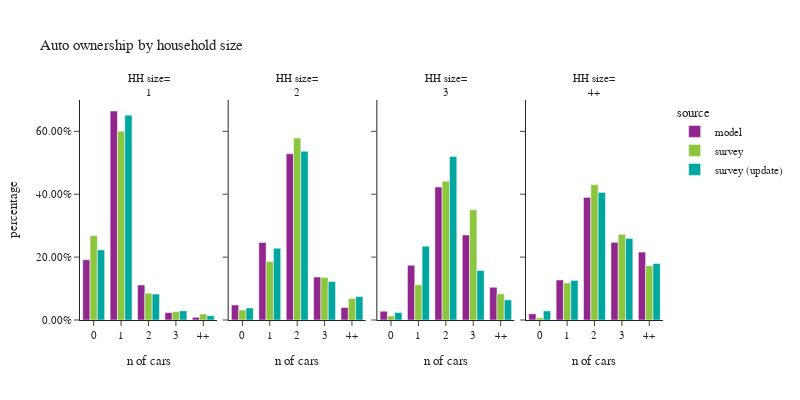

Notebook code cell kept with this figure:
### Code cell
plot_auto(hh,'hhsize_simple','household size', 'HH size')

### Figure 1 — Plotly figure (JSON) as saved in the notebook; plotly's stock layout.template omitted (floating-point values rounded to 4 significant figures)
{"data": [{"alignmentgroup": "True", "customdata": [[92637], [320881], [53742], [11361], [4113]], "hovertemplate": "source=model<br>hhsize_simple=1<br>auto_ownership_simple=%{x}<br>percentage=%{y}<br>sample count=%{customdata[0]}<extra></extra>", "legendgroup": "model", "marker": {"color": "#91268F", "pattern": {"shape": ""}}, "name": "model", "offsetgroup": "model", "orientation": "v", "showlegend": true, "textposition": "auto", "type": "bar", "x": ["0", "1", "2", "3", "4+"], "xaxis": "x", "y": [0.1919, 0.6647, 0.1113, 0.02353, 0.00852], "yaxis": "y"}, {"alignmentgroup": "True", "customdata": [[27928], [143804], [308127], [79767], [23201]], "hovertemplate": "source=model<br>hhsize_simple=2<br>auto_ownership_simple=%{x}<br>percentage=%{y}<br>sample count=%{customdata[0]}<extra></extra>", "legendgroup": "model", "marker": {"color": "#91268F", "pattern": {"shape": ""}}, "name": "model", "offsetgroup": "model", "orientation": "v", "showlegend": false, "textposition": "auto", "type": "bar", "x": ["0", "1", "2", "3", "4+"], "xaxis": "x2", "y": [0.04792, 0.2467, 0.5287, 0.1369, 0.03981], "yaxis": "y2"}, {"alignmentgroup": "True", "customdata": [[7649], [47551], [115268], [73697], [28339]], "hovertemplate": "source=model<br>hhsize_simple=3<br>auto_ownership_simple=%{x}<br>percentage=%{y}<br>sample count=%{customdata[0]}<extra></extra>", "legendgroup": "model", "marker": {"color": "#91268F", "pattern": {"shape": ""}}, "name": "model", "offsetgroup": "model", "orientation": "v", "showlegend": false, "textposition": "auto", "type": "bar", "x": ["0", "1", "2", "3", "4+"], "xaxis": "x3", "y": [0.02807, 0.1745, 0.423, 0.2704, 0.104], "yaxis": "y3"}, {"alignmentgroup": "True", "customdata": [[7832], [50691], [155224], [98321], [85996]], "hovertemplate": "source=model<br>hhsize_simple=4+<br>auto_ownership_simple=%{x}<br>percentage=%{y}<br>sample count=%{customdata[0]}<extra></extra>", "legendgroup": "model", "marker": {"color": "#91268F", "pattern": {"shape": ""}}, "name": "model", "offsetgroup": "model", "orientation": "v", "showlegend": false, "textposition": "auto", "type": "bar", "x": ["0", "1", "2", "3", "4+"], "xaxis": "x4", "y": [0.01968, 0.1273, 0.3899, 0.247, 0.216], "yaxis": "y4"}, {"alignmentgroup": "True", "customdata": [[486], [910], [110], [23], [13]], "hovertemplate": "source=survey<br>hhsize_simple=1<br>auto_ownership_simple=%{x}<br>percentage=%{y}<br>sample count=%{customdata[0]}<extra></extra>", "legendgroup": "survey", "marker": {"color": "#8CC63E", "pattern": {"shape": ""}}, "name": "survey", "offsetgroup": "survey", "orientation": "v", "showlegend": true, "textposition": "auto", "type": "bar", "x": ["0", "1", "2", "3", "4+"], "xaxis": "x", "y": [0.2688, 0.6006, 0.08505, 0.02663, 0.01896], "yaxis": "y"}, {"alignmentgroup": "True", "customdata": [[76], [480], [573], [126], [52]], "hovertemplate": "source=survey<br>hhsize_simple=2<br>auto_ownership_simple=%{x}<br>percentage=%{y}<br>sample count=%{customdata[0]}<extra></extra>", "legendgroup": "survey", "marker": {"color": "#8CC63E", "pattern": {"shape": ""}}, "name": "survey", "offsetgroup": "survey", "orientation": "v", "showlegend": false, "textposition": "auto", "type": "bar", "x": ["0", "1", "2", "3", "4+"], "xaxis": "x2", "y": [0.03147, 0.1859, 0.5786, 0.1355, 0.06855], "yaxis": "y2"}, {"alignmentgroup": "True", "customdata": [[6], [109], [162], [55], [19]], "hovertemplate": "source=survey<br>hhsize_simple=3<br>auto_ownership_simple=%{x}<br>percentage=%{y}<br>sample count=%{customdata[0]}<extra></extra>", "legendgroup": "survey", "marker": {"color": "#8CC63E", "pattern": {"shape": ""}}, "name": "survey", "offsetgroup": "survey", "orientation": "v", "showlegend": false, "textposition": "auto", "type": "bar", "x": ["0", "1", "2", "3", "4+"], "xaxis": "x3", "y": [0.013, 0.112, 0.4413, 0.3505, 0.08326], "yaxis": "y3"}, {"alignmentgroup": "True", "customdata": [[4], [77], [189], [64], [34]], "hovertemplate": "source=survey<br>hhsize_simple=4+<br>auto_ownership_simple=%{x}<br>percentage=%{y}<br>sample count=%{customdata[0]}<extra></extra>", "legendgroup": "survey", "marker": {"color": "#8CC63E", "pattern": {"shape": ""}}, "name": "survey", "offsetgroup": "survey", "orientation": "v", "showlegend": false, "textposition": "auto", "type": "bar", "x": ["0", "1", "2", "3", "4+"], "xaxis": "x4", "y": [0.006874, 0.1179, 0.4302, 0.2726, 0.1725], "yaxis": "y4"}, {"alignmentgroup": "True", "customdata": [[490], [912], [110], [22], [13]], "hovertemplate": "source=survey (update)<br>hhsize_simple=1<br>auto_ownership_simple=%{x}<br>percentage=%{y}<br>sample count=%{customdata[0]}<extra></extra>", "legendgroup": "survey (update)", "marker": {"color": "#00A7A0", "pattern": {"shape": ""}}, "name": "survey (update)", "offsetgroup": "survey (update)", "orientation": "v", "showlegend": true, "textposition": "auto", "type": "bar", "x": ["0", "1", "2", "3", "4+"], "xaxis": "x", "y": [0.2229, 0.6516, 0.08246, 0.0292, 0.01382], "yaxis": "y"}, {"alignmentgroup": "True", "customdata": [[110], [515], [598], [128], [52]], "hovertemplate": "source=survey (update)<br>hhsize_simple=2<br>auto_ownership_simple=%{x}<br>percentage=%{y}<br>sample count=%{customdata[0]}<extra></extra>", "legendgroup": "survey (update)", "marker": {"color": "#00A7A0", "pattern": {"shape": ""}}, "name": "survey (update)", "offsetgroup": "survey (update)", "orientation": "v", "showlegend": false, "textposition": "auto", "type": "bar", "x": ["0", "1", "2", "3", "4+"], "xaxis": "x2", "y": [0.03837, 0.2286, 0.5365, 0.1222, 0.07439], "yaxis": "y2"}, {"alignmentgroup": "True", "customdata": [[11], [120], [175], [62], [22]], "hovertemplate": "source=survey (update)<br>hhsize_simple=3<br>auto_ownership_simple=%{x}<br>percentage=%{y}<br>sample count=%{customdata[0]}<extra></extra>", "legendgroup": "survey (update)", "marker": {"color": "#00A7A0", "pattern": {"shape": ""}}, "name": "survey (update)", "offsetgroup": "survey (update)", "orientation": "v", "showlegend": false, "textposition": "auto", "type": "bar", "x": ["0", "1", "2", "3", "4+"], "xaxis": "x3", "y": [0.02365, 0.2346, 0.52, 0.1577, 0.06403], "yaxis": "y3"}, {"alignmentgroup": "True", "customdata": [[11], [94], [203], [71], [44]], "hovertemplate": "source=survey (update)<br>hhsize_simple=4+<br>auto_ownership_simple=%{x}<br>percentage=%{y}<br>sample count=%{customdata[0]}<extra></extra>", "legendgroup": "survey (update)", "marker": {"color": "#00A7A0", "pattern": {"shape": ""}}, "name": "survey (update)", "offsetgroup": "survey (update)", "orientation": "v", "showlegend": false, "textposition": "auto", "type": "bar", "x": ["0", "1", "2", "3", "4+"], "xaxis": "x4", "y": [0.02906, 0.126, 0.4058, 0.2595, 0.1797], "yaxis": "y4"}], "layout": {"annotations": [{"font": {}, "showarrow": false, "text": "HH size=<br>1", "x": 0.1175, "xanchor": "center", "xref": "paper", "y": 1.0, "yanchor": "bottom", "yref": "paper"}, {"font": {}, "showarrow": false, "text": "HH size=<br>2", "x": 0.3725, "xanchor": "center", "xref": "paper", "y": 1.0, "yanchor": "bottom", "yref": "paper"}, {"font": {}, "showarrow": false, "text": "HH size=<br>3", "x": 0.6275, "xanchor": "center", "xref": "paper", "y": 1.0, "yanchor": "bottom", "yref": "paper"}, {"font": {}, "showarrow": false, "text": "HH size=<br>4+", "x": 0.8825, "xanchor": "center", "xref": "paper", "y": 1.0, "yanchor": "bottom", "yref": "paper"}], "barmode": "group", "font": {"size": 11}, "height": 400, "legend": {"title": {"text": "source"}, "tracegroupgap": 0}, "title": {"text": "Auto ownership by household size"}, "width": 800, "xaxis": {"anchor": "y", "domain": [0.0, 0.235], "title": {"text": "n of cars"}}, "xaxis2": {"anchor": "y2", "domain": [0.255, 0.49], "matches": "x", "title": {"text": "n of cars"}}, "xaxis3": {"anchor": "y3", "domain": [0.51, 0.745], "matches": "x", "title": {"text": "n of cars"}}, "xaxis4": {"anchor": "y4", "domain": [0.765, 1.0], "matches": "x", "title": {"text": "n of cars"}}, "yaxis": {"anchor": "x", "domain": [0.0, 1.0], "tickformat": ".2%", "title": {"text": "percentage"}}, "yaxis2": {"anchor": "x2", "domain": [0.0, 1.0], "matches": "y", "showticklabels": false, "tickformat": ".2%"}, "yaxis3": {"anchor": "x3", "domain": [0.0, 1.0], "matches": "y", "showticklabels": false, "tickformat": ".2%"}, "yaxis4": {"anchor": "x4", "domain": [0.0, 1.0], "matches": "y", "showticklabels": false, "tickformat": ".2%"}}}
